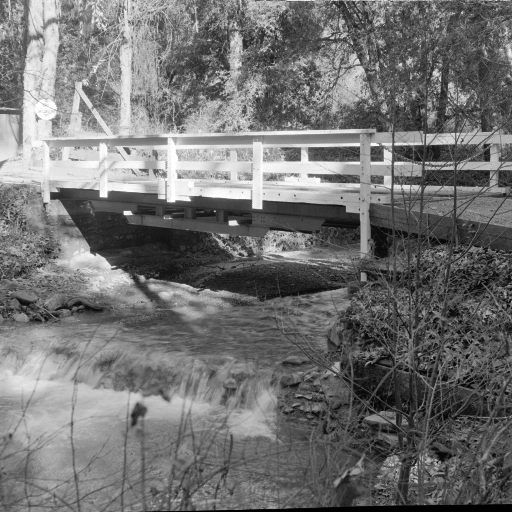
#> input picture lab_1/bridge.tif, 512 x 512 px, found by its file name
$ python Lab3.py
#> lines starting #> are read from the running program, lines starting #| are printed output that depends on the picture; long printed decimals are rounded
from cmath import phase
from math import log10, sqrt

import numpy as np
from PIL import Image
from matplotlib import pyplot as plt
from scipy.signal import convolve2d

alpha1 = 1
CVZ = np.random.normal(0, 1, size=[256, 256])


def threshold_processing(x: float) -> int:
    """
    Processes the input value with a threshold.
    """
    return 1 if x > 0.1 else 0


def psnr(original: np.ndarray, compressed: np.ndarray) -> float:
    """
    Calculates the Peak Signal-to-Noise Ratio (PSNR) between
    the original and compressed images.
    """
    mse = np.mean((original - compressed) ** 2)
    if mse == 0:
        return 100.0
    max_pixel = 255.0
    psnr_value = 20 * log10(max_pixel / sqrt(mse))
    return psnr_value


def psnr_1(c: np.ndarray, cw: np.ndarray) -> float:
    """
    Calculates the PSNR using a different formula.
    """
    return 10 * np.log10(np.power(255, 2) / np.mean(np.power((c - cw), 2)))


def auto_selection(image: Image.Image) -> tuple:
    """
    Automatically selects the best alpha value for image processing.
    """
    psnr_value = 0
    best_alpha = 0
    best_p = 0
    for alpha in range(1, 1001, 100):
        image_array = np.asarray(image)

        spectre_array = np.fft.fft2(image_array)

        get_phase = np.vectorize(phase)
        phase_array = get_phase(spectre_array)
        abs_spectre = abs(spectre_array)
        changed_abs_spectre = abs_spectre
        changed_abs_spectre[128:384, 128:384] += alpha * CVZ
        changed_spectre = changed_abs_spectre * np.exp(phase_array * 1j)

        reverse_array = abs(np.fft.ifft2(changed_spectre))

        reverse_image = Image.fromarray(reverse_array)
        reverse_image.convert("RGB").save("img_with_cvz.png")
        new_image = Image.open("img_with_cvz.png").convert("L")
        reverse_array = np.asarray(new_image)

        save_reverse_array = reverse_array
        reverse_array = save_reverse_array.copy()
        reverse_spectre_array = np.fft.fft2(reverse_array)
        reverse_abs_spectre = abs(reverse_spectre_array /
                                  np.exp(phase_array * 1j))
        included_cvz = (reverse_abs_spectre[128:384, 128:384] -
                        abs_spectre[128:384, 128:384]) / alpha
        flatten_cvz = CVZ.flatten()
        flatten_included_cvz = included_cvz.flatten()
        p = sum(flatten_cvz * flatten_included_cvz) / (
            ((sum(flatten_cvz ** 2)) ** (1 / 2)) *
            ((sum(flatten_included_cvz ** 2)) ** (1 / 2)))

        included_cvz_estimation = threshold_processing(p)
        if included_cvz_estimation:
            reverse_array = np.asarray(reverse_array)
            new_psnr = psnr_1(image_array, reverse_array)
            if new_psnr > psnr_value:
                psnr_value = new_psnr
                best_alpha = alpha
                best_p = p
            print(best_p)

    return best_alpha, psnr_value, best_p


def generate_false_detection_cvz(count: int) -> list:
    """
    Generates false detection CVZs.
    """
#> called with count = 100
    false_detection_cvz = []
    for i in range(count):
        false_detection_cvz.append(np.random.normal(0, 1, size=[65536]))
    return false_detection_cvz


def proximity_function(first_cvz: np.ndarray, second_cvz: np.ndarray) -> float:
    """
    Calculates the proximity measure between two CVZs.
    """
    return sum(first_cvz * second_cvz) / (
        ((sum(first_cvz ** 2)) ** (1 / 2)) *
        ((sum(second_cvz ** 2)) ** (1 / 2)))


def false_detection(false_detection_cvz: list, cvz: np.ndarray) -> list:
    """
    Calculates the proximity measures for false detections.
    """
    false_detection_proximity_array = []
    for false_cvz in false_detection_cvz:
        false_detection_proximity_array.append(
            proximity_function(cvz, false_cvz))
    return false_detection_proximity_array


flatten_CVZ = CVZ.flatten()
false_detection_cvz = generate_false_detection_cvz(100)
false_detection_proximity_array = false_detection(
    false_detection_cvz, CVZ.flatten())

x = np.arange(0, 100, 1)
y = false_detection_proximity_array
plt.xlabel("X axis")
plt.ylabel("Y axis")
plt.plot(x, y, color="red")
plt.show()
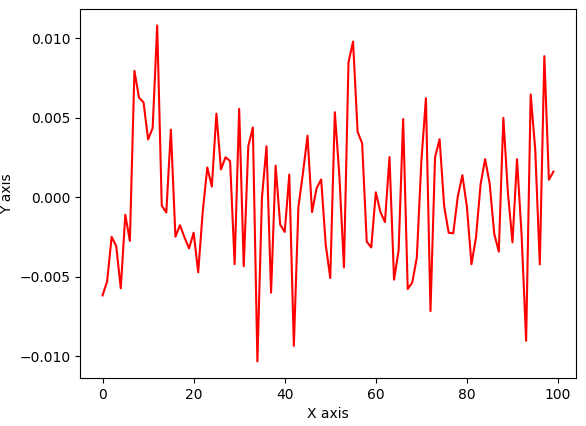
#> figure drawn by matplotlib, 1 panel; curve peaks at x = 12, y = 0.0108

image = Image.open("lab_1/bridge.tif")
#> image is the input picture: PIL image 512x512 L; min 0, max 255, mean 113.8

image_array = np.asarray(image)

spectre_array = np.fft.fft2(image_array)

get_phase = np.vectorize(phase)
phase_array = get_phase(spectre_array)
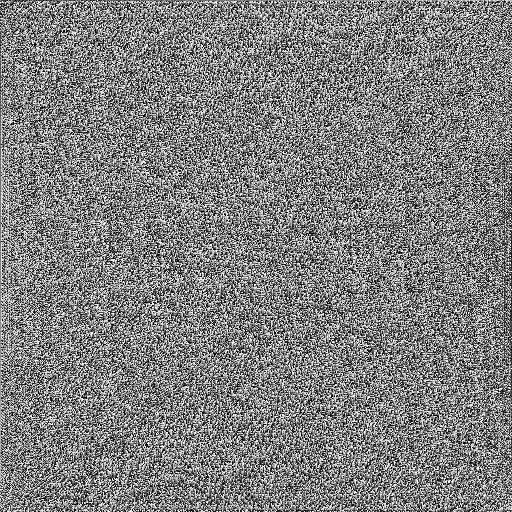
#> phase_array: shape (512, 512) float64; min -3.14, max 3.14, mean 1.2e-05; drawn with min black and max white
abs_spectre = abs(spectre_array)
changed_abs_spectre = abs_spectre
changed_abs_spectre[128:384, 128:384] += alpha1 * CVZ
changed_spectre = changed_abs_spectre * np.exp(phase_array * 1j)

reverse_array = abs(np.fft.ifft2(changed_spectre))

reverse_image = Image.fromarray(reverse_array)
reverse_image.convert("RGB").save("img_with_cvz.png")
new_image = Image.open("img_with_cvz.png").convert("L")
reverse_array = np.asarray(new_image)

save_reverse_array = reverse_array
reverse_array = save_reverse_array.copy()
reverse_spectre_array = np.fft.fft2(reverse_array)
reverse_abs_spectre = abs(reverse_spectre_array /
                          np.exp(phase_array * 1j))
included_cvz = (reverse_abs_spectre[128:384, 128:384] -
                abs_spectre[128:384, 128:384]) / alpha1
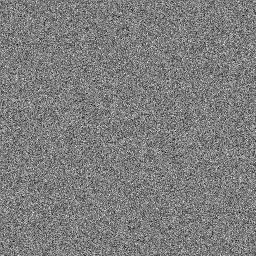
#> included_cvz: shape (256, 256) float64; min -1724.5, max 1780.3, mean 4.5; drawn with min black and max white
flatten_cvz = CVZ.flatten()
flatten_included_cvz = included_cvz.flatten()
p = sum(flatten_cvz * flatten_included_cvz) / (
    ((sum(flatten_cvz ** 2)) ** (1 / 2)) *
    ((sum(flatten_included_cvz ** 2)) ** (1 / 2)))
#> p = 0.671

included_cvz_estimation = threshold_processing(p)
#> included_cvz_estimation = 1
print(p)
#| 0.671
print(included_cvz_estimation)
#| 1

reverse_image = Image.fromarray(reverse_array)

print(auto_selection(image))
#> in auto_selection, `p = sum(flatten_cvz * flatten_included_cvz) / ( ((sum(flatten_cvz ** 2..`: p = 0.671
#> in auto_selection, `included_cvz_estimation = threshold_processing(p)`: included_cvz_estimation = 1
#> in auto_selection, `new_psnr = psnr_1(image_array, reverse_array)`: new_psnr = 51.19
#> in auto_selection, `best_p = p`: best_p = 0.671
#| 0.671
#| (1, 51.190, 0.671)


def cut(replacement_proportion: float) -> float:
    """
    Replaces a portion of the reverse image with the original image.
    """
    reverse_array[0:int(replacement_proportion * len(reverse_array)),
                  0:int(replacement_proportion * len(reverse_array))] = (
        image_array[0:int(replacement_proportion * len(image_array)):,
                    0:int(replacement_proportion * len(image_array))])
    reverse_spectre_array = np.fft.fft2(reverse_array)
    reverse_abs_spectre = abs(reverse_spectre_array /
                              np.exp(phase_array * 1j))
    cut_cvz = (reverse_abs_spectre[128:384, 128:384] -
               abs_spectre[128:384, 128:384]) / alpha1
    flatten_cvz = CVZ.flatten()
    flatten_cut_cvz = cut_cvz.flatten()
    p = sum(flatten_cvz * flatten_cut_cvz) / (
        ((sum(flatten_cvz ** 2)) ** (1 / 2)) *
        ((sum(flatten_cut_cvz ** 2)) ** (1 / 2)))

    return p


cut_param_array = np.arange(0.55, 1.45, 0.15)
cut_p = []
for cut_param in cut_param_array:
    cut_p.append(cut(cut_param))
#> this loop made 6 passes
#> p in cut on passes 1 to 6: 0.604, 0.544, 0.43, -1, -1, -1
#> pass 1, in cut, `cut_cvz = (reverse_abs_spectre[128:384, 128:384] - abs_spectre[128:384..`:
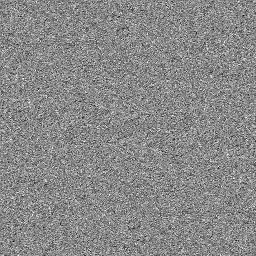
#> cut_cvz: shape (256, 256) float64; min -1428.5, max 1238, mean 6.6; drawn with min black and max white
#> after the loop, cut_p = [0.604, 0.544, 0.43, -1, -1, -1]


def rotation(rotation_angle: float) -> float:
    """
    Rotates the reverse image by a specified angle and calculates the
    proximity measure.
    """
    rotated_image = reverse_image.rotate(rotation_angle)
    rotated_image_array = np.asarray(rotated_image)
    spectre_array = np.fft.fft2(rotated_image_array)

    reverse_array = abs(np.fft.ifft2(spectre_array))
    reverse_spectre_array = np.fft.fft2(reverse_array)
    reverse_abs_spectre = abs(reverse_spectre_array /
                              np.exp(phase_array * 1j))
    rotated_cvz = (reverse_abs_spectre[128:384, 128:384] -
                   abs_spectre[128:384, 128:384]) / alpha1
    flatten_cvz = CVZ.flatten()
    flatten_rotated_cvz = rotated_cvz.flatten()
    p = sum(flatten_cvz * flatten_rotated_cvz) / (
        ((sum(flatten_cvz ** 2)) ** (1 / 2)) *
        ((sum(flatten_rotated_cvz ** 2)) ** (1 / 2)))

    return p


rotation_param_array = np.arange(1, 90, 8.9)
rotation_p = []
for rotation_param in rotation_param_array:
    rotation_p.append(rotation(rotation_param))
#> this loop made 10 passes
#> p in rotation on passes 1 to 10: 0.000962, 0.00292, -0.00508, 0.00363, 0.00169, 0.00116, -0.00159, -0.00291, -0.000433, -0.00211
#> pass 1, in rotation, `rotated_cvz = (reverse_abs_spectre[128:384, 128:384] - abs_spectre[128..`:
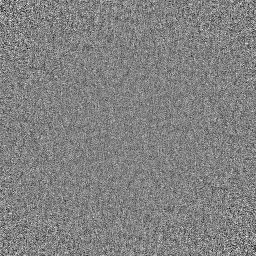
#> rotated_cvz: shape (256, 256) float64; min -15023.8, max 14562.3, mean 69.2; drawn with min black and max white
#> after the loop, rotation_p = [0.000962, 0.00292, -0.00508, 0.00363, 0.00169, 0.00116, -0.00159, -0.00291, -0.000433, -0.00211]


def smooth(m: int) -> float:
    """
    Applies a smoothing filter to the reverse image and calculates
    the proximity measure.
    """
    window = np.full((m, m), 1) / (m * m)

    smooth_array = convolve2d(reverse_image, window,
                              boundary="symm", mode="same")
    spectre_array = np.fft.fft2(smooth_array)

    reverse_array = abs(np.fft.ifft2(spectre_array))
    reverse_spectre_array = np.fft.fft2(reverse_array)
    reverse_abs_spectre = abs(reverse_spectre_array /
                              np.exp(phase_array * 1j))
    rotated_cvz = (reverse_abs_spectre[128:384, 128:384] -
                   abs_spectre[128:384, 128:384]) / alpha1
    flatten_cvz = CVZ.flatten()
    flatten_smoothed_cvz = rotated_cvz.flatten()
    p = sum(flatten_cvz * flatten_smoothed_cvz) / (
        ((sum(flatten_cvz ** 2)) ** (1 / 2)) *
        ((sum(flatten_smoothed_cvz ** 2)) ** (1 / 2)))

    return p


smooth_param_array = np.arange(3, 15, 2)
smooth_p = []
for smooth_param in smooth_param_array:
    smooth_p.append(smooth(smooth_param))
#> this loop made 6 passes
#> p in smooth on passes 1 to 6: 0.00452, 0.00436, 0.00447, 0.00441, 0.00441, 0.00443
#> pass 1, in smooth, `rotated_cvz = (reverse_abs_spectre[128:384, 128:384] - abs_spectre[128..`:
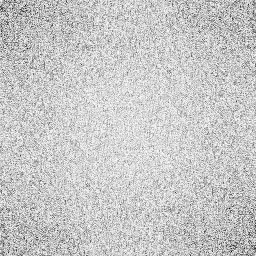
#> rotated_cvz: shape (256, 256) float64; min -16670.4, max 81.62, mean -3493.5; drawn with min black and max white
#> after the loop, smooth_p = [0.00452, 0.00436, 0.00447, 0.00441, 0.00441, 0.00443]


def jpeg(qf: int) -> float:
    """
    Compresses the reverse image using JPEG compression and calculates
    the proximity measure.
    """
#> called with qf = 30
    rgb_reverse_image = reverse_image.convert("RGB")
    rgb_reverse_image.save("JPEG_image.jpg", quality=qf)

    jpeg_image = Image.open("JPEG_image.jpg").convert("L")

    jpeg_array = np.asarray(jpeg_image)

    spectre_array = np.fft.fft2(jpeg_array)

    reverse_array = abs(np.fft.ifft2(spectre_array))
    reverse_spectre_array = np.fft.fft2(reverse_array)
    reverse_abs_spectre = abs(reverse_spectre_array /
                              np.exp(phase_array * 1j))
    rotated_cvz = (reverse_abs_spectre[128:384, 128:384] -
                   abs_spectre[128:384, 128:384]) / alpha1
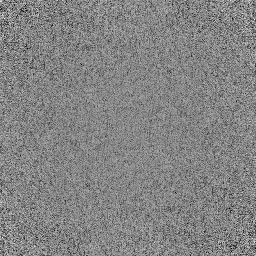
#> rotated_cvz: shape (256, 256) float64; min -13260.9, max 8416.3, mean -2041.6; drawn with min black and max white
    flatten_cvz = CVZ.flatten()
    flatten_jpeg_cvz = rotated_cvz.flatten()
    p = sum(flatten_cvz * flatten_jpeg_cvz) / (
        ((sum(flatten_cvz ** 2)) ** (1 / 2)) *
        ((sum(flatten_jpeg_cvz ** 2)) ** (1 / 2)))
#> p = 0.00416

    return p


jpeg_param_array = np.arange(30, 91, 10)
jpeg_p = []
for jpeg_param in jpeg_param_array:
    jpeg_p.append(jpeg(int(jpeg_param)))


x = cut_param_array
#> x = [0.55, 0.7, 0.85, 1, 1.15, 1.3]
y = cut_p
#> y = [0.604, 0.544, 0.43, -1, -1, -1]
plt.title("CUT")
plt.xlabel("X axis")
plt.ylabel("Y axis")
plt.plot(x, y, color="red")
plt.show()

x = rotation_param_array
y = rotation_p
#> y has the same summary as rotation_p
plt.title("ROTATION")
plt.xlabel("X axis")
plt.ylabel("Y axis")
plt.plot(x, y, color="red")
plt.show()

x = smooth_param_array
y = smooth_p
#> y has the same summary as smooth_p
plt.title("SMOOTHING PARAMETERS")
plt.xlabel("Window Size")
plt.ylabel("Proximity Measure")
plt.plot(x, y, color="blue")
plt.show()

x = jpeg_param_array
y = jpeg_p
#> y = [0.00416, 0.00457, 0.00383, 0.00116, -0.000109, -0.00802, -0.000687]
plt.title("JPEG QUALITY FACTOR")
plt.xlabel("Quality Factor")
plt.ylabel("Proximity Measure")
plt.plot(x, y, color="green")
plt.show()
